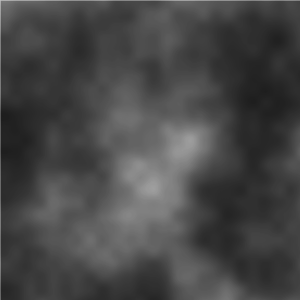
Frame 1 (no input)
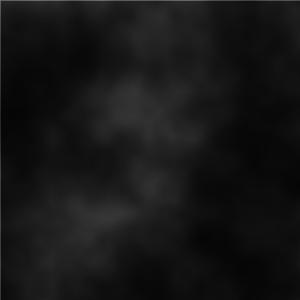
Frame 2 (the mouse pressed at the canvas centre, redrawn once)

The Processing sketch that drew these frames (run headless with seeded random() and noise(); the mouse was pressed at the canvas centre and the sketch redrawn once):

// Processing sketch: ch5
// ── ch5.pde
void setup() {
  size(300, 300);
  smooth();
  background(255);
  noLoop();
}


void draw() {
  float xstart = random(10);
  float xnoise = xstart;
  float ynoise = random(10);

  for (int y = 0; y <+ height; y+=1) {
    ynoise += 0.01;
    xnoise = xstart;
    for (int x = 0; x <= width; x+=1) {
      xnoise += 0.01;
      int alph = int(noise(xnoise, ynoise) * 255);
      stroke(0, alph);
      line(x, y, x+1, y+1);
    }
  }
}
